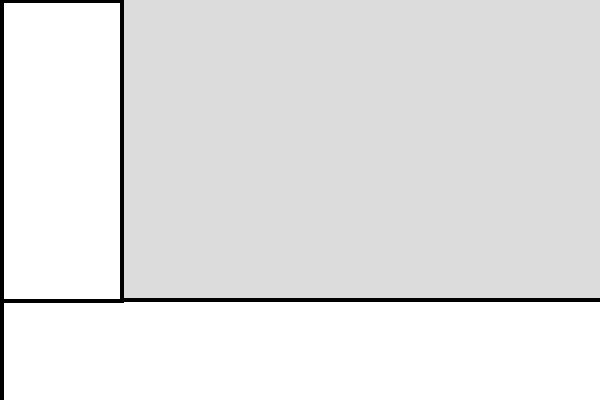
Frame 1 (no input)
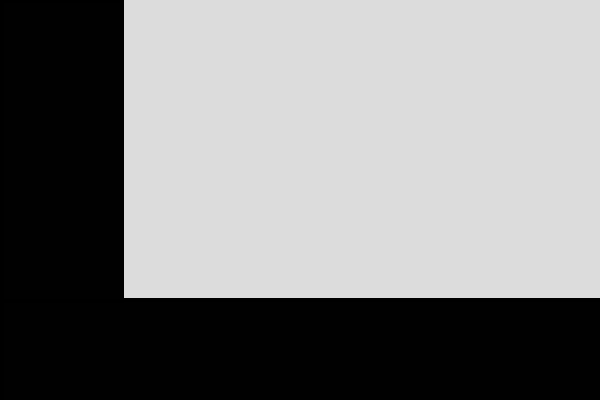
Frame 60 (no input)
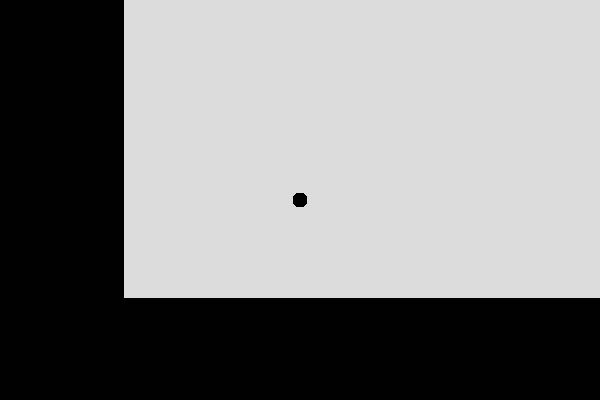
Frame 120 (the mouse pressed at the canvas centre since frame 60)

The p5.js sketch that drew these frames (run headless with seeded random() and noise() and a simulated clock; from frame 60 on, the mouse is pressed at the canvas centre):

// p5.js sketch
// ── sketch.js


function setup() {
  createCanvas(600, 400);
    background(220);
  strokeWeight(4);
}


function draw() {
  
  if (mouseIsPressed){
    ellipse(mouseX,mouseY,10);
    stroke(1)
    
  } else if(keyIsPressed){
    rect(mouseX,mouseY,12,12);
    stroke(random(255),random(132),random(245));
  }
  
   rect(2,300,700,900);
 rect(2,1,120,300);
fill(1)
}
// ── style.css
html, body {
  margin: auto;
  padding: 0;
  background-color: #242242;
  color: white;
  text-align: center;
}
canvas {
  margin: auto;
  display: block;
}
